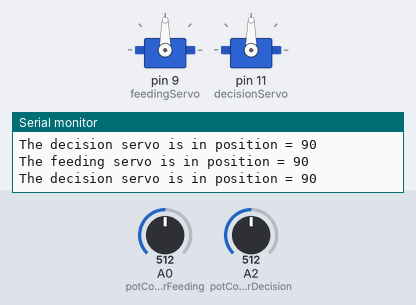
Bench run of a sketch on a simulated Arduino Uno, built with avr-gcc and run on an emulated ATmega328P. Parts: 2 × servo, the last lines printed to the serial monitor. Inputs (shaded band) come from the test bench; at power-on: A0 (potControllerFeeding) = 512, A2 (potControllerDecision) = 512.

Above: at 1.2 s.
1.3 s: A0 (potControllerFeeding) set to 716
At 2.5 s:
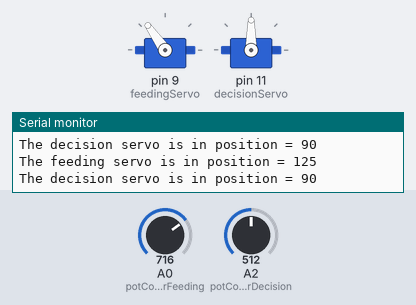
2.8 s: A2 (potControllerDecision) set to 716
At 3.5 s:
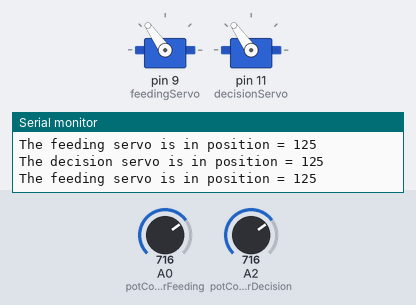
4.3 s: A0 (potControllerFeeding) set to 900
At 4.8 s:
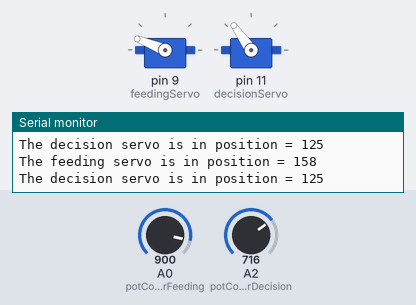
5.8 s: A2 (potControllerDecision) set to 580
At 7.1 s:
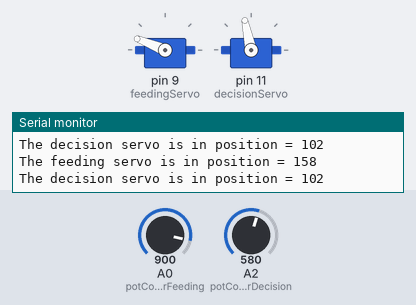
7.4 s: A2 (potControllerDecision) set to 556
At 8.3 s:
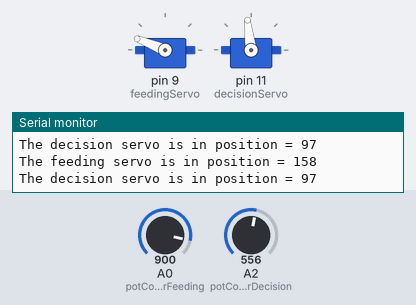
8.9 s: A0 (potControllerFeeding) set to 1023
At 9.3 s:
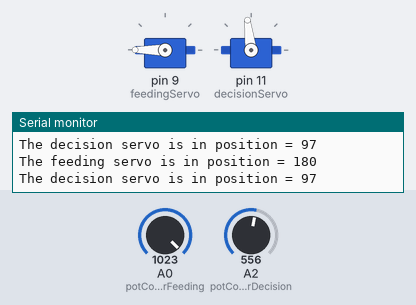
Timing chart, 0 to 11.4 s (numbered marks = the images above; inputs shaded):
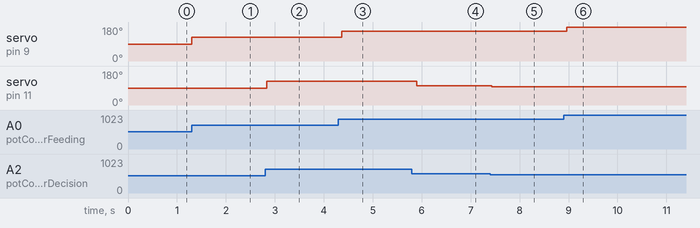

Measured:
- after the input at 1.3 s, servo on pin 9 (feedingServo): 90° → 125° at once
- after the input at 2.8 s, servo on pin 11 (decisionServo): 90° → 125° at once
- after the input at 4.3 s, servo on pin 9 (feedingServo): 125° → 158° after 0.07 s
- after the input at 5.8 s, servo on pin 11 (decisionServo): 125° → 102° after 0.10 s
- after the input at 7.4 s, servo on pin 11 (decisionServo): 102° → 97° at once
- after the input at 8.9 s, servo on pin 9 (feedingServo): 158° → 180° after 0.06 s

The sketch:

Servo_Setup.ino
```cpp
/* A program to calibrate the feeding and decision Servo
 *  for the Color Soting machine.
 *
 *  We will use 2 Potentiometer 2k Ohms (or other)
 *  to read the Analog Input and write it down on the Servos
*/

#include<Servo.h>

//Declaring our Servos
Servo feedingServo;
Servo decisionServo;

//Delcaring our Potentiometers
byte potControllerFeeding = A0;
byte potControllerDecision = A2;

void setup() {

  //Attaching the Servos
  feedingServo.attach (9);
  decisionServo.attach(11);

  //PinMode for our Potentiometers
  pinMode(A0, INPUT);
  pinMode(A2, INPUT);

  //Begin Serial communication
  Serial.begin(9600);

}//Close setup

void loop() {

//Where we are going to save the analog read
  int feedingServoPosition = analogRead(potControllerFeeding);
  int decisionServoPosition = analogRead(potControllerDecision);

//Map the analog read (255) to convert it to degrees (180)
  int mappedFeeder = map(feedingServoPosition, 0, 1023, 0, 180);
  int mappedDecision = map(decisionServoPosition, 0, 1023, 0, 180);

//Write the readed degrees on the Servos
  feedingServo.write(mappedFeeder);
  decisionServo.write(mappedDecision);


//Print the current position to know what values to use next.
  Serial.print("The feeding servo is in position = ");
  Serial.println(mappedFeeder);

  Serial.print("The decision servo is in position = ");
  Serial.println(mappedDecision);
  Serial.println("");

  delay(200);

}//close loop
```
